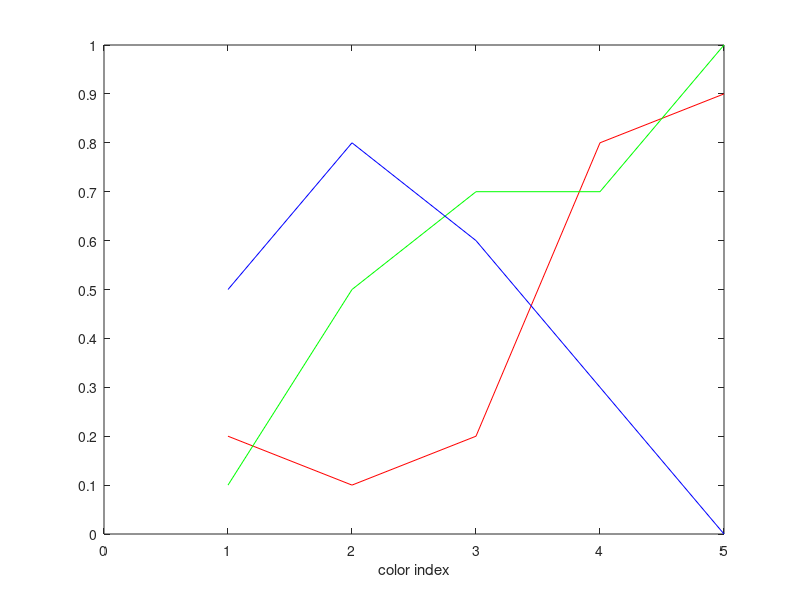

This figure's MATLAB source: (Note: this script raises an error after producing the figure.)
%=============================================================================
% Copyright (c) 2016-present Allan CORNET (Nelson)
%=============================================================================
% This file is part of the Nelson.
%=============================================================================
% LICENCE_BLOCK_BEGIN
% SPDX-License-Identifier: LGPL-3.0-or-later
% LICENCE_BLOCK_END
%=============================================================================
% <--ADV-CLI MODE-->
%=============================================================================
f  = figure();
colormap = [0.2 0.1 0.5;
    0.1 0.5 0.8;
    0.2 0.7 0.6;
    0.8 0.7 0.3;
    0.9 1 0];
rgbplot(colormap);
ax = gca();
assert_isequal(size(ax.Children), [3 1]);
assert_isequal(ax.Children(1).Type, 'line');
assert_isequal(ax.Children(2).Type, 'line');
assert_isequal(ax.Children(3).Type, 'line');
%=============================================================================
